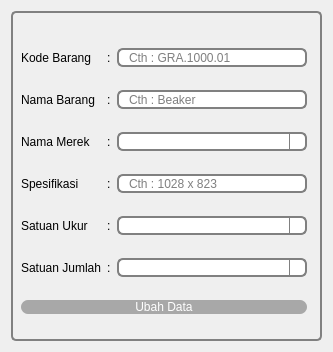
<?xml version="1.0" encoding="UTF-8"?>
<ui version="4.0">
 <class>Form</class>
 <widget class="QWidget" name="Form">
  <property name="geometry">
   <rect>
    <x>0</x>
    <y>0</y>
    <width>333</width>
    <height>352</height>
   </rect>
  </property>
  <property name="maximumSize">
   <size>
    <width>333</width>
    <height>352</height>
   </size>
  </property>
  <property name="windowTitle">
   <string>Ubah Data </string>
  </property>
  <property name="windowIcon">
   <iconset resource="../data/ui/logo.qrc">
    <normaloff>:/newPrefix/logo.png</normaloff>:/newPrefix/logo.png</iconset>
  </property>
  <property name="whatsThis">
   <string notr="true">untuk edit data katalog</string>
  </property>
  <layout class="QVBoxLayout" name="verticalLayout">
   <item>
    <widget class="QGroupBox" name="groupBox">
     <property name="styleSheet">
      <string notr="true">QGroupBox {
   
    border: 2px solid gray;
    border-radius: 5px;
    margin-top: 1ex; /* leave space at the top for the title */
}

QGroupBox::title {
    subcontrol-origin: margin;
    subcontrol-position: top center; /* position at the top center */

    
}</string>
     </property>
     <property name="title">
      <string/>
     </property>
     <widget class="QWidget" name="layoutWidget">
      <property name="geometry">
       <rect>
        <x>10</x>
        <y>20</y>
        <width>291</width>
        <height>301</height>
       </rect>
      </property>
      <layout class="QGridLayout" name="gridLayout">
       <property name="rightMargin">
        <number>5</number>
       </property>
       <item row="1" column="1">
        <widget class="QLabel" name="label_7">
         <property name="sizePolicy">
          <sizepolicy hsizetype="Fixed" vsizetype="Fixed">
           <horstretch>0</horstretch>
           <verstretch>0</verstretch>
          </sizepolicy>
         </property>
         <property name="maximumSize">
          <size>
           <width>16777215</width>
           <height>21</height>
          </size>
         </property>
         <property name="styleSheet">
          <string notr="true">QLabel {color:black;border:0px;font: 15px &quot;Open Sans&quot;;
padding: 0 0px;}
</string>
         </property>
         <property name="text">
          <string>:</string>
         </property>
         <property name="alignment">
          <set>Qt::AlignLeading|Qt::AlignLeft|Qt::AlignVCenter</set>
         </property>
        </widget>
       </item>
       <item row="3" column="0">
        <widget class="QLabel" name="label_4">
         <property name="styleSheet">
          <string notr="true">QLabel {color:black;border:0px;font: 15px &quot;Open Sans&quot;;
padding: 0 0px;}
</string>
         </property>
         <property name="text">
          <string>Spesifikasi</string>
         </property>
        </widget>
       </item>
       <item row="5" column="1">
        <widget class="QLabel" name="label_12">
         <property name="sizePolicy">
          <sizepolicy hsizetype="Fixed" vsizetype="Fixed">
           <horstretch>0</horstretch>
           <verstretch>0</verstretch>
          </sizepolicy>
         </property>
         <property name="maximumSize">
          <size>
           <width>16777215</width>
           <height>21</height>
          </size>
         </property>
         <property name="styleSheet">
          <string notr="true">QLabel {color:black;border:0px;font: 15px &quot;Open Sans&quot;;
padding: 0 0px;}
</string>
         </property>
         <property name="text">
          <string>:</string>
         </property>
         <property name="alignment">
          <set>Qt::AlignLeading|Qt::AlignLeft|Qt::AlignVCenter</set>
         </property>
        </widget>
       </item>
       <item row="2" column="2">
        <widget class="CustomComboBox" name="nama_merek">
         <property name="styleSheet">
          <string notr="true">QComboBox {border: 2px solid gray;
border-radius:6px;
padding: 0 8px;
min-height: 15px ;
max-height:15px;
selection-background-color: darkgray; }

QComboBox::drop-down {
    subcontrol-origin: padding;
    subcontrol-position: top right;
    width: 15px;

    border-left-width: 1px;
    border-left-color: gray;
    border-left-style: solid; /* just a single line */
  	border-top-right-radius: 6px; /* same radius as the QComboBox */
    border-bottom-right-radius: 6px;
}

QComboBox::down-arrow {
	image: url(:/newPrefix/drop-down-arrow.png);
	width: 13px;
    height: 13px;
}

QComboBox::down-arrow:on { /* shift the arrow when popup is open */
    top: 1px;
    left: 1px;
}

QComboBox QAbstractItemView {
    border: 3px solid darkgray;
    selection-background-color: gray;
}</string>
         </property>
         <property name="editable">
          <bool>true</bool>
         </property>
         <property name="currentText">
          <string/>
         </property>
         <property name="currentIndex">
          <number>-1</number>
         </property>
         <property name="maxCount">
          <number>2147483647</number>
         </property>
         <property name="placeholderText">
          <string>WOIIII</string>
         </property>
        </widget>
       </item>
       <item row="7" column="0" colspan="3">
        <widget class="QPushButton" name="editButton">
         <property name="styleSheet">
          <string notr="true">QPushButton {color:white; background-color:rgb(168, 168, 168);border:0px;font: 13px &quot;Open Sans&quot;;
border-radius: 7px;

padding: 0 8px;}


QPushButton:pressed {
    background-color: qlineargradient(x1: 0, y1: 0, x2: 0, y2: 1,
                                      stop: 0 #dadbde, stop: 1 #f6f7fa);
}


QPushButton:hover {
  background-color:rgb(61, 61, 61)
}

</string>
         </property>
         <property name="text">
          <string>Ubah Data</string>
         </property>
        </widget>
       </item>
       <item row="3" column="1">
        <widget class="QLabel" name="label_9">
         <property name="sizePolicy">
          <sizepolicy hsizetype="Fixed" vsizetype="Fixed">
           <horstretch>0</horstretch>
           <verstretch>0</verstretch>
          </sizepolicy>
         </property>
         <property name="maximumSize">
          <size>
           <width>16777215</width>
           <height>21</height>
          </size>
         </property>
         <property name="styleSheet">
          <string notr="true">QLabel {color:black;border:0px;font: 15px &quot;Open Sans&quot;;
padding: 0 0px;}
</string>
         </property>
         <property name="text">
          <string>:</string>
         </property>
         <property name="alignment">
          <set>Qt::AlignLeading|Qt::AlignLeft|Qt::AlignVCenter</set>
         </property>
        </widget>
       </item>
       <item row="2" column="1">
        <widget class="QLabel" name="label_8">
         <property name="sizePolicy">
          <sizepolicy hsizetype="Fixed" vsizetype="Fixed">
           <horstretch>0</horstretch>
           <verstretch>0</verstretch>
          </sizepolicy>
         </property>
         <property name="maximumSize">
          <size>
           <width>16777215</width>
           <height>21</height>
          </size>
         </property>
         <property name="styleSheet">
          <string notr="true">QLabel {color:black;border:0px;font: 15px &quot;Open Sans&quot;;
padding: 0 0px;}
</string>
         </property>
         <property name="text">
          <string>:</string>
         </property>
         <property name="alignment">
          <set>Qt::AlignLeading|Qt::AlignLeft|Qt::AlignVCenter</set>
         </property>
        </widget>
       </item>
       <item row="1" column="2">
        <widget class="QLineEdit" name="nama_barang">
         <property name="styleSheet">
          <string notr="true">border: 2px solid gray;
border-radius: 6px;
padding: 0 8px;
min-height: 15px ;
max-height:15px;
selection-background-color: darkgray;</string>
         </property>
         <property name="placeholderText">
          <string>Cth : Beaker</string>
         </property>
        </widget>
       </item>
       <item row="4" column="0">
        <widget class="QLabel" name="label_6">
         <property name="styleSheet">
          <string notr="true">QLabel {color:black;border:0px;font: 15px &quot;Open Sans&quot;;
padding: 0 0px;}
</string>
         </property>
         <property name="text">
          <string>Satuan Ukur</string>
         </property>
        </widget>
       </item>
       <item row="4" column="1">
        <widget class="QLabel" name="label_10">
         <property name="sizePolicy">
          <sizepolicy hsizetype="Fixed" vsizetype="Fixed">
           <horstretch>0</horstretch>
           <verstretch>0</verstretch>
          </sizepolicy>
         </property>
         <property name="maximumSize">
          <size>
           <width>16777215</width>
           <height>21</height>
          </size>
         </property>
         <property name="styleSheet">
          <string notr="true">QLabel {color:black;border:0px;font: 15px &quot;Open Sans&quot;;
padding: 0 0px;}
</string>
         </property>
         <property name="text">
          <string>:</string>
         </property>
         <property name="alignment">
          <set>Qt::AlignLeading|Qt::AlignLeft|Qt::AlignVCenter</set>
         </property>
        </widget>
       </item>
       <item row="0" column="2">
        <widget class="QLineEdit" name="kode_barang">
         <property name="styleSheet">
          <string notr="true">border: 2px solid gray;
border-radius: 6px;
padding: 0 8px;
min-height: 15px ;
max-height:15px;
selection-background-color: darkgray;</string>
         </property>
         <property name="placeholderText">
          <string>Cth : GRA.1000.01</string>
         </property>
        </widget>
       </item>
       <item row="0" column="0">
        <widget class="QLabel" name="label">
         <property name="styleSheet">
          <string notr="true">QLabel {color:black;border:0px;font: 15px &quot;Open Sans&quot;;
padding: 0 0px;}
</string>
         </property>
         <property name="text">
          <string>Kode Barang</string>
         </property>
        </widget>
       </item>
       <item row="5" column="0">
        <widget class="QLabel" name="label_11">
         <property name="styleSheet">
          <string notr="true">QLabel {color:black;border:0px;font: 15px &quot;Open Sans&quot;;
padding: 0 0px;}
</string>
         </property>
         <property name="text">
          <string>Satuan Jumlah</string>
         </property>
        </widget>
       </item>
       <item row="2" column="0">
        <widget class="QLabel" name="label_3">
         <property name="styleSheet">
          <string notr="true">QLabel {color:black;border:0px;font: 15px &quot;Open Sans&quot;;
padding: 0 0px;}
</string>
         </property>
         <property name="text">
          <string>Nama Merek</string>
         </property>
        </widget>
       </item>
       <item row="1" column="0">
        <widget class="QLabel" name="label_2">
         <property name="styleSheet">
          <string notr="true">QLabel {color:black;border:0px;font: 15px &quot;Open Sans&quot;;
padding: 0 0px;}
</string>
         </property>
         <property name="text">
          <string>Nama Barang</string>
         </property>
        </widget>
       </item>
       <item row="4" column="2">
        <widget class="CustomComboBox" name="satuan_ukur">
         <property name="styleSheet">
          <string notr="true">QComboBox {border: 2px solid gray;
border-radius:6px;
padding: 0 8px;
min-height: 15px ;
max-height:15px;
selection-background-color: darkgray; }

QComboBox::drop-down {
    subcontrol-origin: padding;
    subcontrol-position: top right;
    width: 15px;

    border-left-width: 1px;
    border-left-color: gray;
    border-left-style: solid; /* just a single line */
  	border-top-right-radius: 6px; /* same radius as the QComboBox */
    border-bottom-right-radius: 6px;
}

QComboBox::down-arrow {
	image: url(:/newPrefix/drop-down-arrow.png);
	width: 13px;
    height: 13px;
}

QComboBox::down-arrow:on { /* shift the arrow when popup is open */
    top: 1px;
    left: 1px;
}

QComboBox QAbstractItemView {
    border: 3px solid darkgray;
    selection-background-color: gray;
}</string>
         </property>
         <property name="editable">
          <bool>true</bool>
         </property>
         <property name="currentText">
          <string/>
         </property>
         <property name="currentIndex">
          <number>-1</number>
         </property>
         <property name="maxCount">
          <number>2147483647</number>
         </property>
         <property name="placeholderText">
          <string>WOIIII</string>
         </property>
        </widget>
       </item>
       <item row="3" column="2">
        <widget class="QLineEdit" name="spesifikasi">
         <property name="styleSheet">
          <string notr="true">border: 2px solid gray;
border-radius: 6px;
padding: 0 8px;
min-height: 15px ;
max-height:15px;
selection-background-color: darkgray;</string>
         </property>
         <property name="placeholderText">
          <string>Cth : 1028 x 823</string>
         </property>
        </widget>
       </item>
       <item row="5" column="2">
        <widget class="CustomComboBox" name="satuan_jumlah">
         <property name="styleSheet">
          <string notr="true">QComboBox {border: 2px solid gray;
border-radius:6px;
padding: 0 8px;
min-height: 15px ;
max-height:15px;
selection-background-color: darkgray; }

QComboBox::drop-down {
    subcontrol-origin: padding;
    subcontrol-position: top right;
    width: 15px;

    border-left-width: 1px;
    border-left-color: gray;
    border-left-style: solid; /* just a single line */
  	border-top-right-radius: 6px; /* same radius as the QComboBox */
    border-bottom-right-radius: 6px;
}

QComboBox::down-arrow {
	image: url(:/newPrefix/drop-down-arrow.png);
	width: 13px;
    height: 13px;
}

QComboBox::down-arrow:on { /* shift the arrow when popup is open */
    top: 1px;
    left: 1px;
}

QComboBox QAbstractItemView {
    border: 3px solid darkgray;
    selection-background-color: gray;
}</string>
         </property>
         <property name="editable">
          <bool>true</bool>
         </property>
         <property name="currentText">
          <string/>
         </property>
         <property name="currentIndex">
          <number>-1</number>
         </property>
         <property name="maxCount">
          <number>2147483647</number>
         </property>
         <property name="placeholderText">
          <string>WOIIII</string>
         </property>
        </widget>
       </item>
       <item row="0" column="1">
        <widget class="QLabel" name="label_5">
         <property name="sizePolicy">
          <sizepolicy hsizetype="Fixed" vsizetype="Fixed">
           <horstretch>0</horstretch>
           <verstretch>0</verstretch>
          </sizepolicy>
         </property>
         <property name="maximumSize">
          <size>
           <width>16777215</width>
           <height>21</height>
          </size>
         </property>
         <property name="styleSheet">
          <string notr="true">QLabel {color:black;border:0px;font: 15px &quot;Open Sans&quot;;
padding: 0 0px;}
</string>
         </property>
         <property name="text">
          <string>:</string>
         </property>
         <property name="alignment">
          <set>Qt::AlignLeading|Qt::AlignLeft|Qt::AlignVCenter</set>
         </property>
        </widget>
       </item>
      </layout>
     </widget>
    </widget>
   </item>
  </layout>
 </widget>
 <customwidgets>
  <customwidget>
   <class>CustomComboBox</class>
   <extends>QComboBox</extends>
   <header>MyWidgets</header>
  </customwidget>
 </customwidgets>
 <tabstops>
  <tabstop>kode_barang</tabstop>
  <tabstop>nama_barang</tabstop>
  <tabstop>nama_merek</tabstop>
  <tabstop>spesifikasi</tabstop>
  <tabstop>satuan_ukur</tabstop>
  <tabstop>satuan_jumlah</tabstop>
  <tabstop>editButton</tabstop>
 </tabstops>
 <resources>
  <include location="../data/ui/logo.qrc"/>
 </resources>
 <connections/>
</ui>
